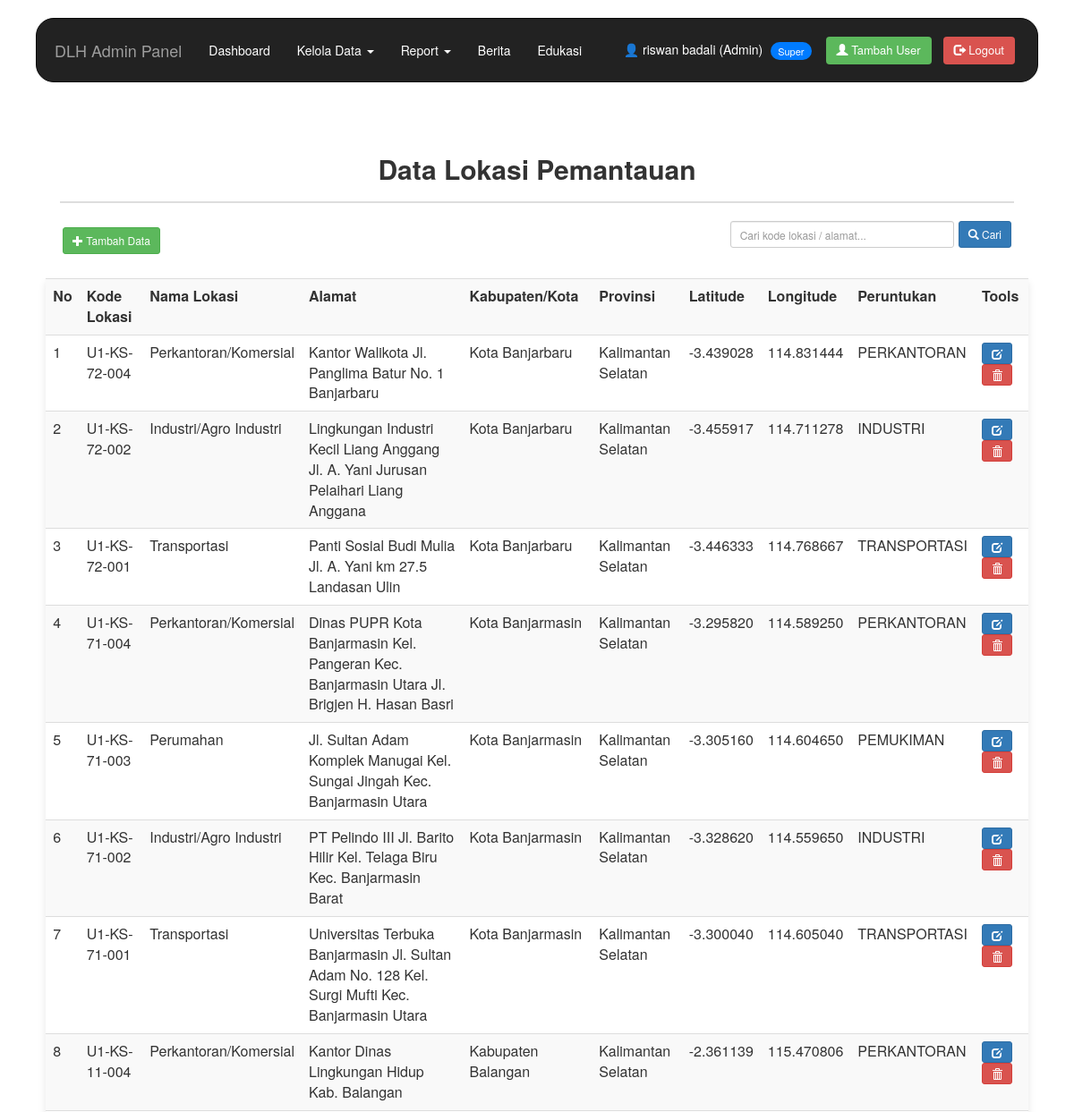
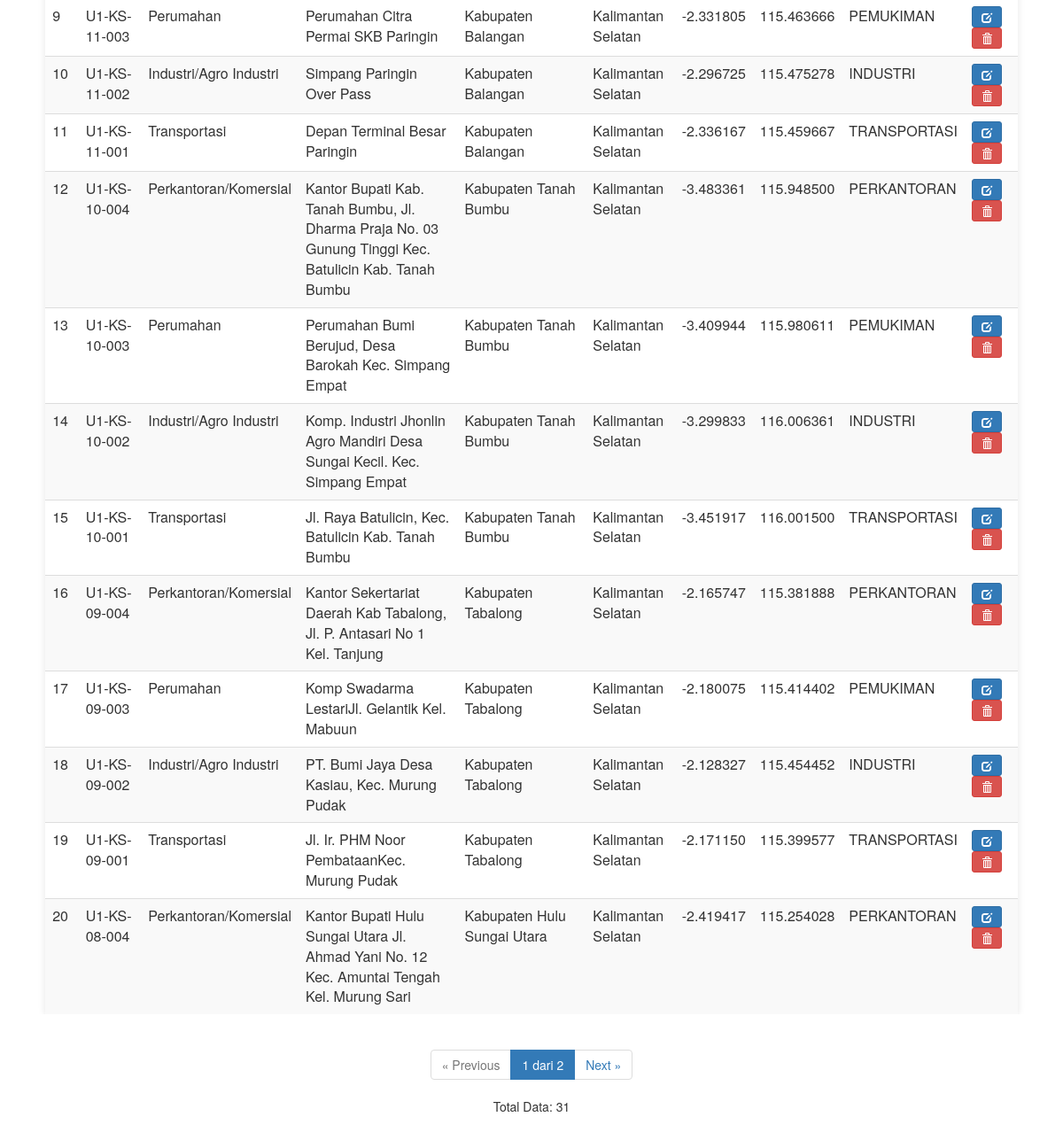
/lokasi_pemantauan_data.php (signed in), run on the app's committed database (2 pictures, top to bottom).
### tables this page shows
CREATE TABLE `lokasi_pemantauan` (
  `id_lokasi` int NOT NULL,
  `id_user` int DEFAULT NULL,
  `kode_lokasi` varchar(50) NOT NULL,
  `nama_lokasi` varchar(100) DEFAULT NULL,
  `alamat_lokasi` text,
  `kabupaten_kota` varchar(100) DEFAULT NULL,
  `provinsi` varchar(100) DEFAULT NULL,
  `latitude` decimal(10,6) DEFAULT NULL,
  `longitude` decimal(10,6) DEFAULT NULL,
  `peruntukan` varchar(100) DEFAULT NULL
);

### lokasi_pemantauan_data.php (the view, shortened to what this page needs)
<?php
include "koneksi.php";
if ($_SESSION['role'] === 'admin') {
    include "header-admin.php";
} else {
    include "header-petugas.php";
}
$cari = isset($_GET['cari']) ? mysqli_real_escape_string($koneksi, $_GET['cari']) : "";
$where = ($cari != "") ?
         "WHERE kode_lokasi LIKE '%$cari%'
          OR nama_lokasi LIKE '%$cari%'
          OR alamat_lokasi LIKE '%$cari%'"
          : "";
$data_per_halaman = 20;
$halaman_aktif = isset($_GET['halaman']) ? (int)$_GET['halaman'] : 1;
$offset = ($halaman_aktif - 1) * $data_per_halaman;
$total_data_result = mysqli_query($koneksi, "
    SELECT COUNT(*) AS total
    FROM lokasi_pemantauan
    $where
");
$total_data = mysqli_fetch_assoc($total_data_result)['total'];
$total_halaman = ceil($total_data / $data_per_halaman);
?>
<h2>Data Lokasi Pemantauan</h2>
<hr/>
<div class="form-toolbar">
    <a href="lokasi_pemantauan_add.php?halaman=<?= $halaman_aktif; ?>"
       class="btn btn-success btn-sm">
        <span class="glyphicon glyphicon-plus"></span> Tambah Data
    </a>
    <form method="GET" action="" style="display:flex; gap:5px;">
        <input type="text" name="cari"
               class="form-control input-sm"
               placeholder="Cari kode lokasi / alamat..."
               value="<?= $cari; ?>"
               style="width:250px;">
        <button type="submit" class="btn btn-primary btn-sm">
            <span class="glyphicon glyphicon-search"></span> Cari
        </button>
    </form>
</div>
<br/>
<div class="table-responsive">
    <table class="table table-striped table-hover">
        <tr>
            <th>No</th>
            <th>Kode Lokasi</th>
            <th>Nama Lokasi</th>
            <th>Alamat</th>
            <th>Kabupaten/Kota</th>
            <th>Provinsi</th>
            <th>Latitude</th>
            <th>Longitude</th>
            <th>Peruntukan</th>
            <th>Tools</th>
        </tr>
        <?php
        $query = mysqli_query($koneksi, "
            SELECT * FROM (
                SELECT
                    ROW_NUMBER() OVER (ORDER BY id_lokasi ASC) AS nomor_asli,
                    lokasi_pemantauan.*
                FROM lokasi_pemantauan
            ) AS x
            $where
            ORDER BY nomor_asli ASC
            LIMIT $offset, $data_per_halaman
        ");
        while ($data = mysqli_fetch_assoc($query)) {
        ?>
        <tr>
            <td><?= $data['nomor_asli']; ?></td>
            <td><?= $data['kode_lokasi']; ?></td>
            <td><?= $data['nama_lokasi']; ?></td>
            <td><?= $data['alamat_lokasi']; ?></td>
            <td><?= $data['kabupaten_kota']; ?></td>
            <td><?= $data['provinsi']; ?></td>
            <td><?= $data['latitude']; ?></td>
            <td><?= $data['longitude']; ?></td>
            <td><?= $data['peruntukan']; ?></td>
            <td>
                <a href="lokasi_pemantauan_edit.php?id_lokasi=<?= $data['id_lokasi']; ?>&halaman=<?= $halaman_aktif; ?>"
                    class="btn btn-primary btn-sm"
                    title="Edit">
                    <span class="glyphicon glyphicon-edit"></span>
                </a>
                <a href="lokasi_pemantauan_delete.php?id_lokasi=<?= $data['id_lokasi']; ?>&halaman=<?= $halaman_aktif; ?>"
                    class="btn btn-danger btn-sm"
                    onclick="return confirm('Yakin ingin menghapus data ini?');"
                    title="Hapus">
                    <span class="glyphicon glyphicon-trash"></span>
                </a>
            </td>
        </tr>
        <?php } ?>
    </table>
</div>
<div class="pagination-container">
    <nav>
        <ul class="pagination">
            <li class="<?= ($halaman_aktif <= 1) ? 'disabled' : ''; ?>">
                <a href="?halaman=<?= ($halaman_aktif > 1) ? ($halaman_aktif - 1) : 1; ?>&cari=<?= $cari; ?>">
                    &laquo; Previous
                </a>
            </li>
            <li class="active">
                <a href="#">
                    <?= $halaman_aktif; ?> dari <?= $total_halaman; ?>
                </a>
            </li>
            <li class="<?= ($halaman_aktif >= $total_halaman) ? 'disabled' : ''; ?>">
                <a href="?halaman=<?= ($halaman_aktif < $total_halaman) ? ($halaman_aktif + 1) : $total_halaman; ?>&cari=<?= $cari; ?>">
                    Next &raquo;
                </a>
            </li>
        </ul>
    </nav>
    <p>Total Data: <?= $total_data; ?></p>
</div>
<?php include "footer.php"; ?>

### header-admin.php (style rules this page uses)
body, html { width: 100%; height: 100%; margin: 0; padding: 0; overflow-x: hidden; }
.table-responsive { width: 100%; }
h2 { margin-top: 10px; }

### lokasi_pemantauan_data.php (style rules this page uses)
.table { width: 98%; margin: auto; background: #fff; border-radius: 6px; box-shadow: 0 3px 8px rgba(0,0,0,0.1); }
h2 { text-align: center; margin-top: 30px; font-weight: 600; }
hr { border: 1px solid #ddd; width: 95%; }
.form-toolbar { display: flex; justify-content: space-between; align-items: center; margin-left: 30px; margin-right: 30px; }
.pagination-container { margin: 20px 30px; text-align: center; }

### data on the page
lokasi_pemantauan: nomor_asli "1", kode_lokasi "U1-KS-72-004", nama_lokasi "Perkantoran/Komersial", alamat_lokasi "Kantor Walikota Jl. Panglima Batur No. 1 Banjarbaru", kabupaten_kota "Kota Banjarbaru", provinsi "Kalimantan Selatan", latitude "-3.439028", longitude "114.831444", peruntukan "PERKANTORAN"
lokasi_pemantauan: nomor_asli "2", kode_lokasi "U1-KS-72-002", nama_lokasi "Industri/Agro Industri", alamat_lokasi "Lingkungan Industri Kecil Liang Anggang Jl. A. Yani Jurusan Pelaihari Liang Anggana", kabupaten_kota "Kota Banjarbaru", provinsi "Kalimantan Selatan", latitude "-3.455917", longitude "114.711278", peruntukan "INDUSTRI"
lokasi_pemantauan: nomor_asli "3", kode_lokasi "U1-KS-72-001", nama_lokasi "Transportasi", alamat_lokasi "Panti Sosial Budi Mulia Jl. A. Yani km 27.5 Landasan Ulin", kabupaten_kota "Kota Banjarbaru", provinsi "Kalimantan Selatan", latitude "-3.446333", longitude "114.768667", peruntukan "TRANSPORTASI"
lokasi_pemantauan: nomor_asli "4", kode_lokasi "U1-KS-71-004", nama_lokasi "Perkantoran/Komersial", alamat_lokasi "Dinas PUPR Kota Banjarmasin Kel. Pangeran Kec. Banjarmasin Utara Jl. Brigjen H. Hasan Basri", kabupaten_kota "Kota Banjarmasin", provinsi "Kalimantan Selatan", latitude "-3.295820", longitude "114.589250", peruntukan "PERKANTORAN"
lokasi_pemantauan: nomor_asli "5", kode_lokasi "U1-KS-71-003", nama_lokasi "Perumahan", alamat_lokasi "Jl. Sultan Adam Komplek Manugai Kel. Sungai Jingah Kec. Banjarmasin Utara", kabupaten_kota "Kota Banjarmasin", provinsi "Kalimantan Selatan", latitude "-3.305160", longitude "114.604650", peruntukan "PEMUKIMAN"
lokasi_pemantauan: nomor_asli "6", kode_lokasi "U1-KS-71-002", nama_lokasi "Industri/Agro Industri", alamat_lokasi "PT Pelindo III Jl. Barito Hilir Kel. Telaga Biru Kec. Banjarmasin Barat", kabupaten_kota "Kota Banjarmasin", provinsi "Kalimantan Selatan", latitude "-3.328620", longitude "114.559650", peruntukan "INDUSTRI"
lokasi_pemantauan: nomor_asli "7", kode_lokasi "U1-KS-71-001", nama_lokasi "Transportasi", alamat_lokasi "Universitas Terbuka Banjarmasin Jl. Sultan Adam No. 128 Kel. Surgi Mufti Kec. Banjarmasin Utara", kabupaten_kota "Kota Banjarmasin", provinsi "Kalimantan Selatan", latitude "-3.300040", longitude "114.605040", peruntukan "TRANSPORTASI"
lokasi_pemantauan: nomor_asli "8", kode_lokasi "U1-KS-11-004", nama_lokasi "Perkantoran/Komersial", alamat_lokasi "Kantor Dinas Lingkungan Hidup Kab. Balangan", kabupaten_kota "Kabupaten Balangan", provinsi "Kalimantan Selatan", latitude "-2.361139", longitude "115.470806", peruntukan "PERKANTORAN"
lokasi_pemantauan: nomor_asli "9", kode_lokasi "U1-KS-11-003", nama_lokasi "Perumahan", alamat_lokasi "Perumahan Citra Permai SKB Paringin", kabupaten_kota "Kabupaten Balangan", provinsi "Kalimantan Selatan", latitude "-2.331805", longitude "115.463666", peruntukan "PEMUKIMAN"
lokasi_pemantauan: nomor_asli "10", kode_lokasi "U1-KS-11-002", nama_lokasi "Industri/Agro Industri", alamat_lokasi "Simpang Paringin Over Pass", kabupaten_kota "Kabupaten Balangan", provinsi "Kalimantan Selatan", latitude "-2.296725", longitude "115.475278", peruntukan "INDUSTRI"
lokasi_pemantauan: nomor_asli "11", kode_lokasi "U1-KS-11-001", nama_lokasi "Transportasi", alamat_lokasi "Depan Terminal Besar Paringin", kabupaten_kota "Kabupaten Balangan", provinsi "Kalimantan Selatan", latitude "-2.336167", longitude "115.459667", peruntukan "TRANSPORTASI"
lokasi_pemantauan: nomor_asli "12", kode_lokasi "U1-KS-10-004", nama_lokasi "Perkantoran/Komersial", alamat_lokasi "Kantor Bupati Kab. Tanah Bumbu, Jl. Dharma Praja No. 03 Gunung Tinggi Kec. Batulicin Kab. Tanah Bumbu", kabupaten_kota "Kabupaten Tanah Bumbu", provinsi "Kalimantan Selatan", latitude "-3.483361", longitude "115.948500", peruntukan "PERKANTORAN"
lokasi_pemantauan: nomor_asli "13", kode_lokasi "U1-KS-10-003", nama_lokasi "Perumahan", alamat_lokasi "Perumahan Bumi Berujud, Desa Barokah Kec. Simpang Empat", kabupaten_kota "Kabupaten Tanah Bumbu", provinsi "Kalimantan Selatan", latitude "-3.409944", longitude "115.980611", peruntukan "PEMUKIMAN"
lokasi_pemantauan: nomor_asli "14", kode_lokasi "U1-KS-10-002", nama_lokasi "Industri/Agro Industri", alamat_lokasi "Komp. Industri Jhonlin Agro Mandiri Desa Sungai Kecil. Kec. Simpang Empat", kabupaten_kota "Kabupaten Tanah Bumbu", provinsi "Kalimantan Selatan", latitude "-3.299833", longitude "116.006361", peruntukan "INDUSTRI"
lokasi_pemantauan: nomor_asli "15", kode_lokasi "U1-KS-10-001", nama_lokasi "Transportasi", alamat_lokasi "Jl. Raya Batulicin, Kec. Batulicin Kab. Tanah Bumbu", kabupaten_kota "Kabupaten Tanah Bumbu", provinsi "Kalimantan Selatan", latitude "-3.451917", longitude "116.001500", peruntukan "TRANSPORTASI"
lokasi_pemantauan: nomor_asli "16", kode_lokasi "U1-KS-09-004", nama_lokasi "Perkantoran/Komersial", alamat_lokasi "Kantor Sekertariat Daerah Kab Tabalong, Jl. P. Antasari No 1 Kel. Tanjung", kabupaten_kota "Kabupaten Tabalong", provinsi "Kalimantan Selatan", latitude "-2.165747", longitude "115.381888", peruntukan "PERKANTORAN"
lokasi_pemantauan: nomor_asli "17", kode_lokasi "U1-KS-09-003", nama_lokasi "Perumahan", alamat_lokasi "Komp Swadarma LestariJl. Gelantik Kel. Mabuun", kabupaten_kota "Kabupaten Tabalong", provinsi "Kalimantan Selatan", latitude "-2.180075", longitude "115.414402", peruntukan "PEMUKIMAN"
lokasi_pemantauan: nomor_asli "18", kode_lokasi "U1-KS-09-002", nama_lokasi "Industri/Agro Industri", alamat_lokasi "PT. Bumi Jaya Desa Kasiau, Kec. Murung Pudak", kabupaten_kota "Kabupaten Tabalong", provinsi "Kalimantan Selatan", latitude "-2.128327", longitude "115.454452", peruntukan "INDUSTRI"
lokasi_pemantauan: nomor_asli "19", kode_lokasi "U1-KS-09-001", nama_lokasi "Transportasi", alamat_lokasi "Jl. Ir. PHM Noor PembataanKec. Murung Pudak", kabupaten_kota "Kabupaten Tabalong", provinsi "Kalimantan Selatan", latitude "-2.171150", longitude "115.399577", peruntukan "TRANSPORTASI"
lokasi_pemantauan: nomor_asli "20", kode_lokasi "U1-KS-08-004", nama_lokasi "Perkantoran/Komersial", alamat_lokasi "Kantor Bupati Hulu Sungai Utara Jl. Ahmad Yani No. 12 Kec. Amuntai Tengah Kel. Murung Sari", kabupaten_kota "Kabupaten Hulu Sungai Utara", provinsi "Kalimantan Selatan", latitude "-2.419417", longitude "115.254028", peruntukan "PERKANTORAN"

### other printed values
$_SESSION['nama'] "riswan badali"
$halaman_aktif "1"
$total_halaman "2"
$total_data "31"
